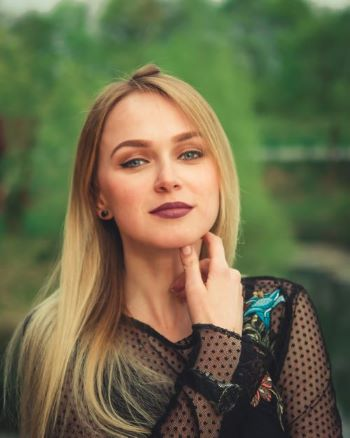
#> input picture Open CV/Resources/1.jpg, 350 x 438 px
$ python 'Ch-3 Resizing & Cropping.py'
#> lines starting #> are read from the running program, lines starting #| are printed output that depends on the picture
import cv2

img=cv2.imread("Resources/1.jpg")
#> img is the input picture: shape (438, 350, 3); mean B, G, R 74.9, 106.8, 109
print(img.shape)
#| (438, 350, 3)


imgResize=cv2.resize(img,(300,400))
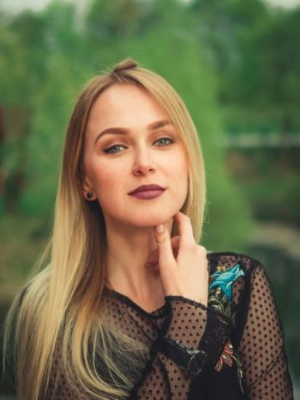
#> imgResize: shape (400, 300, 3); mean B, G, R 74.8, 106.7, 108.9

imgCropped=img[0:200,150:350]  #height,width
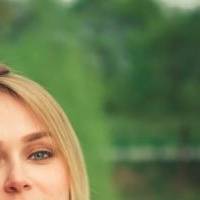
#> imgCropped: shape (200, 200, 3); mean B, G, R 79.9, 123.4, 108.2

cv2.imshow("img",img)
cv2.imshow("imgResize",imgResize)
cv2.imshow("imgCropped",imgCropped)


cv2.waitKey(0)
